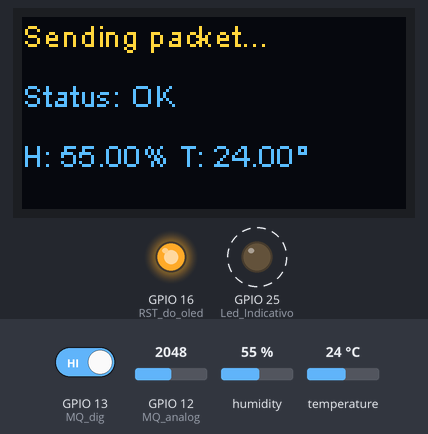
This sketch was run on a simulated ESP32. Shown: 128×64 one-colour display, output pins drawn as LEDs (lit = HIGH). Dashed ring = blinking. The inputs (shaded band) are chosen by the test bench; at power-on: GPIO 13 (MQ_dig) HIGH, humidity 55 %, temperature 24 °C, GPIO 12 (MQ_analog) = 2048. The OLED is the two-colour kind (top 16 rows yellow); no radio packets arrive unless stated; what the sketch prints to the serial monitor is not drawn.

Above: at 8.3 s.
8.4 s: GPIO 13 (MQ_dig) driven LOW
At 10.6 s:
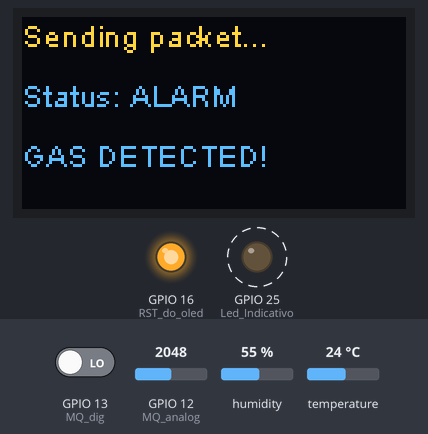
13.6 s: GPIO 13 (MQ_dig) driven HIGH
At 15.4 s:
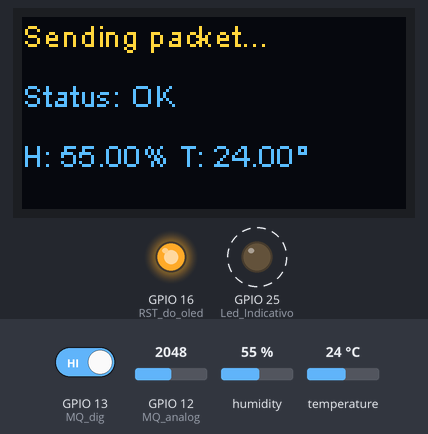
18.8 s: humidity set to 22 %
At 20.8 s:
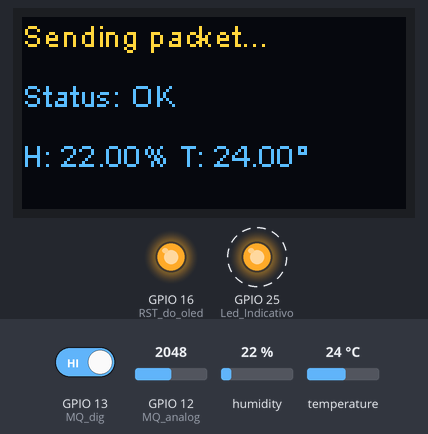
22.4 s: temperature set to 12 °C
At 24.7 s:
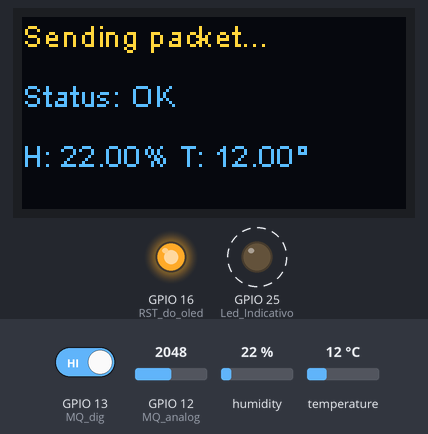
25.6 s: humidity set to 40 %
At 28.2 s:
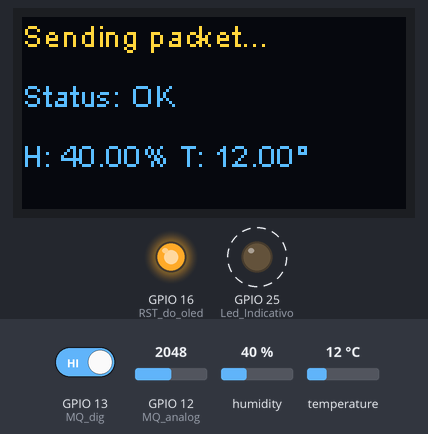
28.8 s: temperature set to 19 °C
Timing chart, 0 to 33.0 s (numbered marks = the images above; inputs shaded):
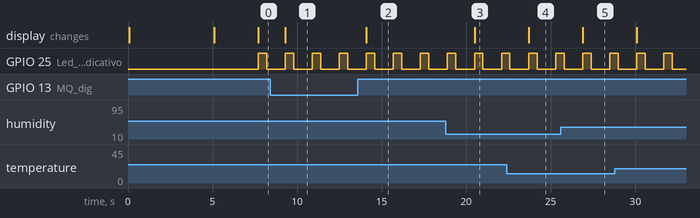

The sketch:

OLED_LoRa_Sender.ino
```cpp
// ARQUIVOS PARA ENVIAR DADOS SILO BAG

#include <SPI.h>        //responsável pela comunicação serial
#include <LoRa.h>       //responsável pela comunicação com o WIFI Lora
#include <Wire.h>       //responsável pela comunicação i2c
#include "SSD1306.h"    //responsável pela comunicação com o display
#include <SimpleDHT.h>  //lib para comunicação com o dht
#include "logo.h"       //contém o logo para usarmos ao iniciar o display - CRIAR UMA NOSSA

// Definição dos pinos
#define SCK   5       // GPIO5  -- SX127x's SCK
#define MISO  19      // GPIO19 -- SX127x's MISO
#define MOSI  27      // GPIO27 -- SX127x's MOSI
#define SS    18      // GPIO18 -- SX127x's CS
#define RST   14      // GPIO14 -- SX127x's RESET
#define DI00  26      // GPIO26 -- SX127x's IRQ(Interrupt Request)

#define BAND 915E6        //Frequencia do radio - podemos utilizar ainda : 433E6, 868E6, 915E6

//Sensor de temperatura e umidade
#define DHTTYPE DHT11  // DHT 11

#define MQ_analog   12    //pino analógico do sensor de gás
#define MQ_dig      13    //pino digital do sensor de gás

//parametros: address,SDA,SCL
SSD1306 display(0x3c, 4, 15);  //construtor do objeto que controlaremos o display
SimpleDHT11 dht11;

String rssi = "RSSI --";
String packSize;         //variável usada para receber tamanho do pacote convertido em String
String packet = "OK";    //variável usada para armazenar a string enviada, ao final ela é concatenada com a variável "values" abaixo
String values = "|-|-";  //valores de humidade e temperatura são separados por pipe

// DHT Sensor
const int DHTPin = 23;

int analog_value;    //variável usada para receber o sinal analógico do sensor (de 100 a 10000)
int dig_value;       //variável usada para receber o sinal digital do sensor
int gas_limit = 0;  //usado para indicar o valor mínimo de acionamento do sensor de gás (este valor varia conforme for ajustado o parafuso do sensor)
float h, c;			//variável usada para receber o valor h = humidade; c = temperatura em graus celsius


void setup() {
  h = c = 0;           //inicializa valores de humidade e temperatuda com zero
  Serial.begin(9600);  //inicia serial com 9600 bits por segundo

  pinMode(MQ_analog, INPUT);  //configura pino analog. do sensor como entrada
  pinMode(MQ_dig, INPUT);     //configura pino digital do sensor como entrada

  //configura os pinos como saida
  pinMode(16, OUTPUT);  //RST do oled
  pinMode(25, OUTPUT);  // Led Indicativo

  digitalWrite(16, LOW);   // reseta o OLED
  delay(50);               //aguarda 50ms
  digitalWrite(16, HIGH);  // enquanto o OLED estiver ligado, GPIO16 deve estar HIGH

  display.init();                     //inicializa o display
  display.flipScreenVertically();     //inverte verticalmente o display (de ponta cabeça)
  display.setFont(ArialMT_Plain_10);  //configura a fonte para um tamanho maior

  //imprime o logo na tela
  logo();

  delay(5000);      //aguarda 5000ms
  display.clear();  //apaga todo o conteúdo da tela do display

  SPI.begin(SCK, MISO, MOSI, SS);  //inicia a comunicação serial com o Lora
  LoRa.setPins(SS, RST, DI00);     //configura os pinos que serão utlizados pela biblioteca (deve ser chamado antes do LoRa.begin)

  //inicializa o Lora com a frequencia específica.
  if (!LoRa.begin(BAND)) {
    display.drawString(0, 0, "Starting LoRa failed!");
    display.display();  //mostra o conteúdo na tela
    while (1)
      ;
  }

  //indica no display que inicilizou corretamente.
  display.drawString(0, 0, "LoRa Initial success!");
  display.display();  //mostra o conteúdo na tela
  delay(2000);        //aguarda 2000ms
}

void loop() {

  readDhtSensor();                             //lê valores do sensor de temperatura
  values = "H: " + String(h) + "% T: " + String(c) + "°";  //insere na string os valores de humidade e temperatura separados por pipe

  //se no pino digital do sensor receber sinal baixo, significa que foi detectado gás
  if(gasDetected())
  {
    packet = "ALARM";     //atribui à variável o texto ALARM
    packet+=values;       //concatena com o pacote os valores
    sendPacket();         //envia pacote por LoRa
    showDisplay(true);    //chama função para exibir no display com flag true, indicando gás detectadox
  }
  else
  {
    packet = "";
    packet+=values;       //concatena com o pacote os valores
    sendPacket();         //envia pacote por LoRa
    showDisplay(false);   //chama função para exibir no display, com flag false, indicando gás não detectado
  }
  Serial.println(packet);

  digitalWrite(25, HIGH);  // liga o LED indicativo
  delay(500);              // aguarda 500ms
  digitalWrite(25, LOW);   // desliga o LED indicativo
  delay(500);              // aguarda 500ms
}

//essa função prepara pacote de dados
void sendPacket() {
  LoRa.beginPacket();  //beginPacket : abre um pacote para adicionarmos os dados para envio
  LoRa.print(packet);  //print: adiciona os dados no pacote
  LoRa.endPacket();    //endPacket : fecha o pacote e envia - retorno= 1:sucesso | 0: falha
}

//essa função apenas imprime o logo na tela do display
void logo() {
  display.clear();                                            //apaga o conteúdo do display
  display.drawXbm(5, 0, logo_width, logo_height, logo_bits);  //imprime o logo presente na biblioteca "logo.h"
  display.drawString(71, 25, "AgroTech");
  display.drawString(70, 40, "Solutions");
  display.display();
}

//Essa função lê o sensor DHT11
void readDhtSensor() {
  float novoC, novoH;                                   //declara variaveis que receberão a nova temperatura e humidade
  delay(250);                                           //aguarda 250ms
  int err = dht11.read2(DHTPin, &novoC, &novoH, NULL);  //lê valores do sensor dht11 para as variaveis &c e &h

  if (err != SimpleDHTErrSuccess)  //verifica se ocorreu algum erro
  {
    //informa o erro pela serial
    Serial.print("Read DHT11 failed, err=");
    Serial.println(err);
    return;
  }

  //se foi possível ler a temperatura, então atribui para as variáveis
  c = novoC;
  h = novoH;
  //exibe valores pela serial
  Serial.print((float)c);
  Serial.println(" *C ");
  Serial.print((float)h);
  Serial.println(" H");

  delay(250);  //aguarda 250ms
}

void showDisplay(bool gasDetected) {
  display.clear();                            //apaga o conteúdo do display
  display.setTextAlignment(TEXT_ALIGN_LEFT);  //alinha texto do display à esquerda
  display.setFont(ArialMT_Plain_10);          //configura fonte do texto

  display.drawString(0, 0, "Sending packet... ");  //exibe na pos 0,0 a mensagem

  //se o gás foi detectado
  if (gasDetected) {
    display.drawString(0, 20, "Status: ALARM");  //escreve na pos 0,20 a mensagem
    display.drawString(0, 40, "GAS DETECTED!");  //escreve na pos 0,40 a mensagem
    display.display();                           //exibe display
  } else {
    display.drawString(0, 20, "Status: OK");                                  //escreve na pos 0,20 a mensagem
    display.drawString(0, 40, "H: " + String(h) + "% T: " + String(c) + "°");  //escreve na pos 0,40 a mensagem
    display.display();                                                        //exibe no display
  }
}

//função responsável por disparar mensagem caso o sensor detectar gás
bool gasDetected()
{
  analog_value = analogRead(MQ_analog);   //lê o valor analógico do sensor (servirá apenas como informativo pela serial)
  dig_value = digitalRead(MQ_dig);        //lê o valor digital do sensor, caso sinal baixo o gás foi detectado

  //obs: as exibições pela serial neste código não influenciam o funcionamento do protótipo
  //exibe valor pela serial
  Serial.print(analog_value);
  //exibe separador "||" pela serial
  Serial.print(" || ");

  //lógica inversa, se "0" então foi detectado gás
  if(dig_value == 0)
  {
    //define o valor analógico mínimo (servirá apenas como informativo pela serial)
    if(gas_limit == 0 || gas_limit > analog_value)
      gas_limit = analog_value;

    //exibe na serial "Gas detectado"
    Serial.println("GAS DETECTED !!!");
    //exibe o limite mínimo de gás captado para o evento ocorrer
    Serial.println("Gas limit: "+String(gas_limit));

    //retorna verdadeiro
    return true;
  }
  else
  {
    //exibe na serial "Gas ausente"
    Serial.println("No gas detected...");

    //exibe o limite mínimo default "X" caso não foi acionado pela primeira vez
    if(gas_limit == 0)
      Serial.println("Gas limit: X");
    else //exibe o limite mínimo de gás captado para o evento ocorrer
      Serial.println("Gas limit: "+String(gas_limit));

    //retorna falso
    return false;
  }
}
```

Source omitted: logo.h (data table, 3285 bytes)

Measured:
- after the input at 8.4 s, the display: changes after 0.91 s (image 1)
- after the input at 13.6 s, the display: changes after 0.50 s (image 2)
- after the input at 18.8 s, the display: changes after 1.7 s (image 3)
- after the input at 22.4 s, the display: changes after 1.3 s (image 4)
- after the input at 25.6 s, the display: changes after 1.3 s (image 5)
- by itself, GPIO 25 (Led_Indicativo): alternates HIGH for 0.50 s and LOW for 1.1 s
